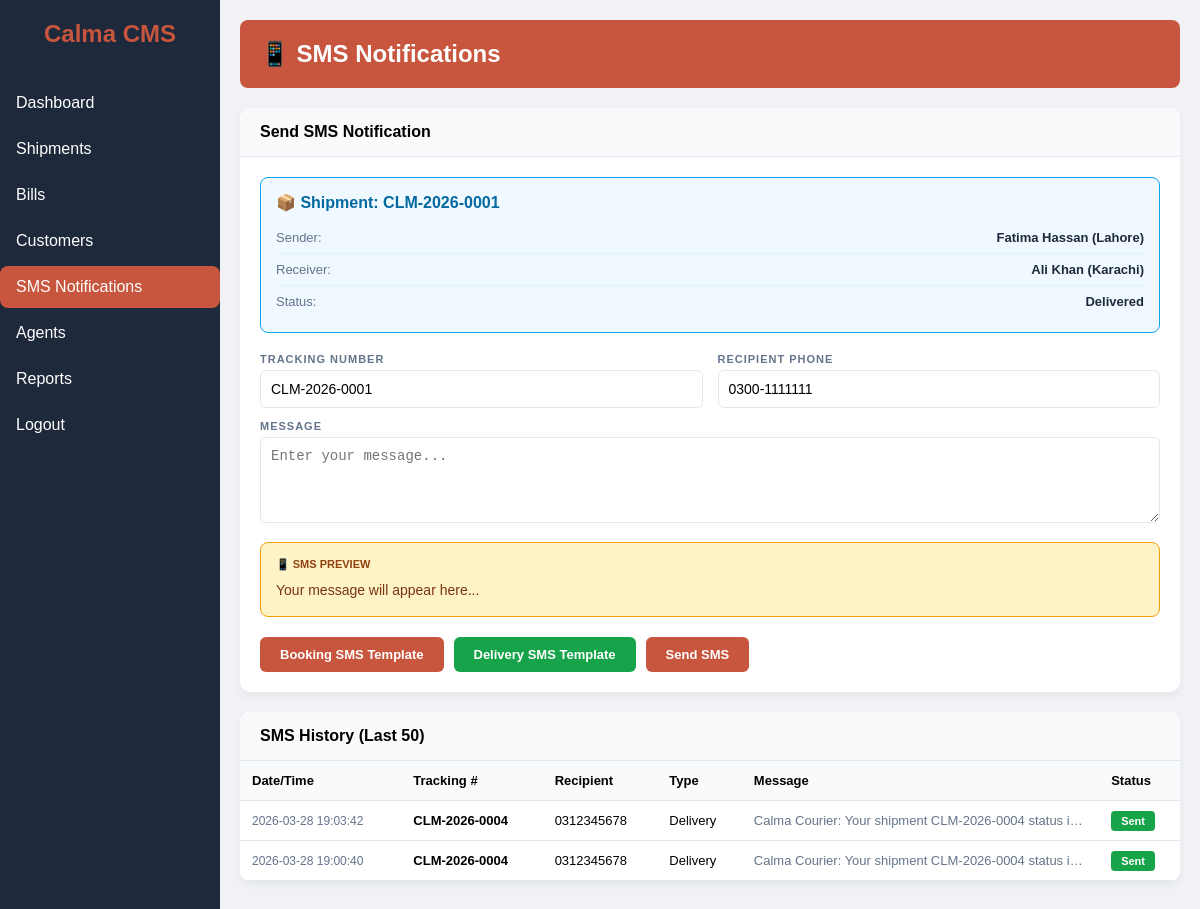
Screenshot of /dashboard_php/sms.php?tracking=CLM-2026-0001 (signed in) with the database file from the repository.
### tables this page shows
CREATE TABLE `shipments` (
  `id` int(11) NOT NULL,
  `user_id` int(11) NOT NULL,
  `tracking_number` varchar(50) NOT NULL,
  `sender_name` varchar(100) NOT NULL,
  `sender_phone` varchar(20) NOT NULL,
  `sender_city` varchar(50) NOT NULL,
  `sender_address` text DEFAULT NULL,
  `sender_email` varchar(100) DEFAULT NULL,
  `receiver_name` varchar(100) NOT NULL,
  `receiver_phone` varchar(20) NOT NULL,
  `receiver_city` varchar(50) NOT NULL,
  `receiver_address` text DEFAULT NULL,
  `receiver_email` varchar(100) DEFAULT NULL,
  `type` enum('Standard','Express','Overnight') DEFAULT 'Standard',
  `weight` decimal(10,2) DEFAULT NULL,
  `status` enum('Pending','In Transit','Delivered','Returned','Out for Delivery') DEFAULT 'Pending',
  `booked_date` date DEFAULT curdate(),
  `delivery_date` date DEFAULT NULL,
  `delivered_date` timestamp NULL DEFAULT NULL,
  `agent_id` int(11) DEFAULT NULL,
  `amount` decimal(10,2) DEFAULT 0.00,
  `paid_amount` decimal(10,2) DEFAULT 0.00,
  `payment_status` enum('Unpaid','Partial','Paid') DEFAULT 'Unpaid',
  `notes` text DEFAULT NULL,
  `created_by` varchar(50) DEFAULT NULL,
  `created_at` timestamp NOT NULL DEFAULT current_timestamp(),
  `updated_at` timestamp NOT NULL DEFAULT current_timestamp() ON UPDATE current_timestamp()
);

CREATE TABLE `sms_logs` (
  `id` int(11) NOT NULL,
  `tracking_number` varchar(50) DEFAULT NULL,
  `recipient_phone` varchar(20) NOT NULL,
  `message` text NOT NULL,
  `sms_type` enum('Booking','Status Update','Delivery','Promotional') DEFAULT 'Status Update',
  `status` enum('Sent','Failed','Pending') DEFAULT 'Pending',
  `sent_at` timestamp NOT NULL DEFAULT current_timestamp()
);

### dashboard_php/sms.php (the view, shortened to what this page needs)
<?php
$connect = mysqli_connect("localhost", "root", "", "courier_management");
$user_type = $_SESSION['user_type'];
$shipment = null;
if (isset($_GET['tracking'])) {
    $tracking_number = mysqli_real_escape_string($connect, $_GET['tracking']);
    $query = "SELECT * FROM shipments WHERE tracking_number='$tracking_number'";
    $result = mysqli_query($connect, $query);
    if (mysqli_num_rows($result) > 0) {
        $shipment = mysqli_fetch_assoc($result);
    }
}
$logs_query = "SELECT * FROM sms_logs ORDER BY sent_at DESC LIMIT 50";
$logs_result = mysqli_query($connect, $logs_query);
$sms_logs = [];
while ($row = mysqli_fetch_assoc($logs_result)) {
    $sms_logs[] = $row;
}
?>
<!DOCTYPE html>
<html lang="en">
<head>
</head>
<body>
<div class="layout">
  <div class="sidebar" id="sidebar">
    <h2>Calma CMS</h2>
    <ul>
      <li><a href="index.php" class="<?php echo basename($_SERVER['PHP_SELF']) == 'index.php' ? 'active' : ''; ?>">Dashboard</a></li>
      <?php if($user_type !== 'user'): ?>
      <li><a href="shipments.php" class="<?php echo basename($_SERVER['PHP_SELF']) == 'shipments.php' ? 'active' : ''; ?>">Shipments</a></li>
      <li><a href="bills.php" class="<?php echo basename($_SERVER['PHP_SELF']) == 'bills.php' ? 'active' : ''; ?>">Bills</a></li>
      <li><a href="customers.php" class="<?php echo basename($_SERVER['PHP_SELF']) == 'customers.php' ? 'active' : ''; ?>">Customers</a></li>
      <li><a href="sms.php" class="<?php echo basename($_SERVER['PHP_SELF']) == 'sms.php' ? 'active' : ''; ?>">SMS Notifications</a></li>
      <?php endif; ?>
      <?php if($user_type === 'admin'): ?>
      <li><a href="agents.php" class="<?php echo basename($_SERVER['PHP_SELF']) == 'agents.php' ? 'active' : ''; ?>">Agents</a></li>
      <li><a href="reports.php" class="<?php echo basename($_SERVER['PHP_SELF']) == 'reports.php' ? 'active' : ''; ?>">Reports</a></li>
      <?php endif; ?>
      <li><a href="logout.php" class="<?php echo basename($_SERVER['PHP_SELF']) == 'logout.php' ? 'active' : ''; ?>">Logout</a></li>
    </ul>
  </div>
  <div class="main">
    <header class="header">
      <div style="display:flex;align-items:center;gap:10px;">
        <span class="page-title">📱 SMS Notifications</span>
      </div>
    </header>
    <div class="card">
      <div class="card-header">Send SMS Notification</div>
      <div class="card-body">
        <?php if ($shipment): ?>
          <div class="shipment-info">
            <h4>📦 Shipment: <?php echo htmlspecialchars($shipment['tracking_number']); ?></h4>
            <div class="info-row">
              <span class="info-label">Sender:</span>
              <span class="info-value"><?php echo htmlspecialchars($shipment['sender_name']); ?> (<?php echo htmlspecialchars($shipment['sender_city']); ?>)</span>
            </div>
            <div class="info-row">
              <span class="info-label">Receiver:</span>
              <span class="info-value"><?php echo htmlspecialchars($shipment['receiver_name']); ?> (<?php echo htmlspecialchars($shipment['receiver_city']); ?>)</span>
            </div>
            <div class="info-row">
              <span class="info-label">Status:</span>
              <span class="info-value"><?php echo htmlspecialchars($shipment['status']); ?></span>
            </div>
          </div>
        <?php endif; ?>
        <form method="POST" id="smsForm">
          <div class="form-grid">
            <div class="form-group">
              <label>Tracking Number</label>
              <input type="text" name="tracking_number" id="tracking_number"
                     value="<?php echo $shipment ? htmlspecialchars($shipment['tracking_number']) : ''; ?>"
                     placeholder="Enter tracking number or search" required onchange="loadShipment()">
            </div>
            <div class="form-group">
              <label>Recipient Phone</label>
              <input type="text" name="recipient_phone" id="recipient_phone"
                     value="<?php echo $shipment ? htmlspecialchars($shipment['receiver_phone']) : ''; ?>"
                     placeholder="0300-0000000" required>
            </div>
          </div>
          <div class="form-group">
            <label>Message</label>
            <textarea name="message" id="message" rows="4" placeholder="Enter your message..." required></textarea>
          </div>
          <div class="sms-preview">
            <div class="sms-preview-label">📱 SMS Preview</div>
            <div class="sms-preview-text" id="smsPreview">Your message will appear here...</div>
          </div>
          <div style="margin-top:20px;display:flex;gap:10px;flex-wrap:wrap;">
            <button type="button" class="btn btn-primary" onclick="setSmsType('booking')">Booking SMS Template</button>
            <button type="button" class="btn btn-success" onclick="setSmsType('delivery')">Delivery SMS Template</button>
            <button type="submit" class="btn btn-primary">Send SMS</button>
          </div>
        </form>
      </div>
    </div>
    <div class="card">
      <div class="card-header">SMS History (Last 50)</div>
      <div class="table-wrap">
        <table class="data-table">
          <thead>
            <tr>
              <th>Date/Time</th>
              <th>Tracking #</th>
              <th>Recipient</th>
              <th>Type</th>
              <th>Message</th>
              <th>Status</th>
            </tr>
          </thead>
          <tbody>
            <?php if (empty($sms_logs)): ?>
            <tr><td colspan="6" style="text-align:center;padding:40px;color:#64748b;">No SMS logs found</td></tr>
            <?php else: ?>
              <?php foreach ($sms_logs as $log):
                $badge_class = 'b-pending';
                if ($log['status'] === 'Sent') $badge_class = 'b-sent';
                elseif ($log['status'] === 'Failed') $badge_class = 'b-failed';
              ?>
              <tr>
                <td style="color:#64748b;font-size:12px;"><?php echo $log['sent_at']; ?></td>
                <td style="font-weight:600;"><?php echo htmlspecialchars($log['tracking_number']); ?></td>
                <td><?php echo htmlspecialchars($log['recipient_phone']); ?></td>
                <td><?php echo htmlspecialchars($log['sms_type']); ?></td>
                <td style="max-width:300px;overflow:hidden;text-overflow:ellipsis;white-space:nowrap;color:#64748b;">
                  <?php echo htmlspecialchars(substr($log['message'], 0, 80)); ?>...
                </td>
                <td><span class="badge <?php echo $badge_class; ?>"><?php echo $log['status']; ?></span></td>
              </tr>
              <?php endforeach; ?>
            <?php endif; ?>
          </tbody>
        </table>
      </div>
    </div>
  </div>
</div>
</body>
</html>

### dashboard_php/sms.php (style rules this page uses)
* { margin:0;padding:0;box-sizing:border-box; }
body { font-family:Arial,sans-serif;background:#f0f2f5; }
.layout { display:flex;min-height:100vh; }
.sidebar { width:220px;background:#1e293b;color:white;flex-shrink:0;transition:all 0.3s ease; }
.sidebar h2 { color:#c8553d;text-align:center;margin:20px 0; }
.sidebar ul { list-style:none;padding:10px 0; }
.sidebar ul li { margin:4px 0; }
.sidebar ul li a { color:white;text-decoration:none;display:block;padding:12px 16px;border-radius:8px;transition:all 0.2s; }
.sidebar ul li a.active { background:#c8553d; }
.main { flex:1;padding:20px; }
.header { display:flex;justify-content:space-between;align-items:center;background:#c8553d;color:white;padding:20px;border-radius:8px;margin-bottom:20px; }
.page-title { font-size:24px;font-weight:700;color:white; }
.card { background:white;border-radius:10px;box-shadow:0 4px 8px rgba(0,0,0,0.05);margin-bottom:20px;overflow:hidden; }
.card-header { background:#f8fafc;padding:15px 20px;border-bottom:1px solid #e2e8f0;font-weight:600; }
.card-body { padding:20px; }
.form-grid { display:grid;grid-template-columns:1fr 1fr;gap:15px; }
.form-group { margin-bottom:12px; }
.form-group label { display:block;font-size:11px;font-weight:600;letter-spacing:1px;text-transform:uppercase;color:#64748b;margin-bottom:5px; }
.form-group input,.form-group select,.form-group textarea { width:100%;padding:10px;border:1.5px solid #e2e8f0;border-radius:6px;font-size:14px; }
.btn { padding:10px 20px;border:none;border-radius:6px;cursor:pointer;font-size:13px;font-weight:600; }
.btn-primary { background:#c8553d;color:white; }
.btn-success { background:#16a34a;color:white; }
.table-wrap { overflow-x:auto; }
.data-table { width:100%;border-collapse:collapse; }
.data-table th,.data-table td { padding:12px;text-align:left;border-bottom:1px solid #e2e8f0;font-size:13px; }
.data-table th { background:#f8fafc;font-weight:600; }
.badge { padding:4px 10px;border-radius:4px;font-size:11px;color:white;font-weight:600; }
.b-sent { background:#16a34a; }
.sms-preview { background:#fef3c7;border:1px solid #f59e0b;padding:15px;border-radius:8px;margin-top:15px; }
.sms-preview-label { font-size:11px;color:#92400e;text-transform:uppercase;font-weight:600;margin-bottom:8px; }
.sms-preview-text { font-size:14px;color:#78350f;line-height:1.6; }
.shipment-info { background:#f0f9ff;border:1px solid #0ea5e9;padding:15px;border-radius:8px;margin-bottom:20px; }
.shipment-info h4 { color:#0369a1;margin-bottom:10px; }
.info-row { display:flex;justify-content:space-between;padding:8px 0;border-bottom:1px solid #e0f2fe; }
.info-row:last-child { border-bottom:none; }
.info-label { color:#64748b;font-size:13px; }
.info-value { color:#1e293b;font-weight:600;font-size:13px; }

### rows the page displays
shipments: tracking_number "CLM-2026-0001", sender_name "Fatima Hassan", sender_city "Lahore", receiver_name "Ali Khan", receiver_city "Karachi", status "Delivered", recipient_phone "0300-1111111"
sms_logs: sent_at "2026-03-28 19:03:42", tracking_number "CLM-2026-0004", recipient_phone "0312345678", sms_type "Delivery", message "Calma Courier: Your shipment CLM-2026-0004 status i…", status "Sent"
sms_logs: sent_at "2026-03-28 19:00:40", tracking_number "CLM-2026-0004", recipient_phone "0312345678", sms_type "Delivery", message "Calma Courier: Your shipment CLM-2026-0004 status i…", status "Sent"
